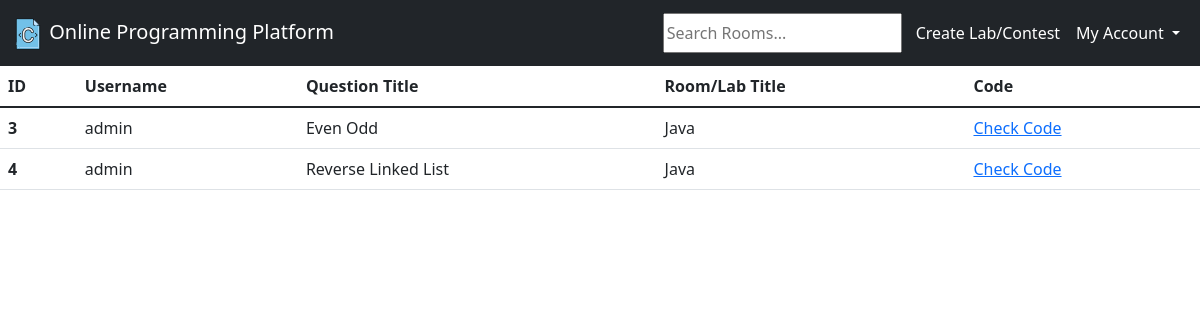
Page /room_responses/4 (signed in) on the earlier database version.
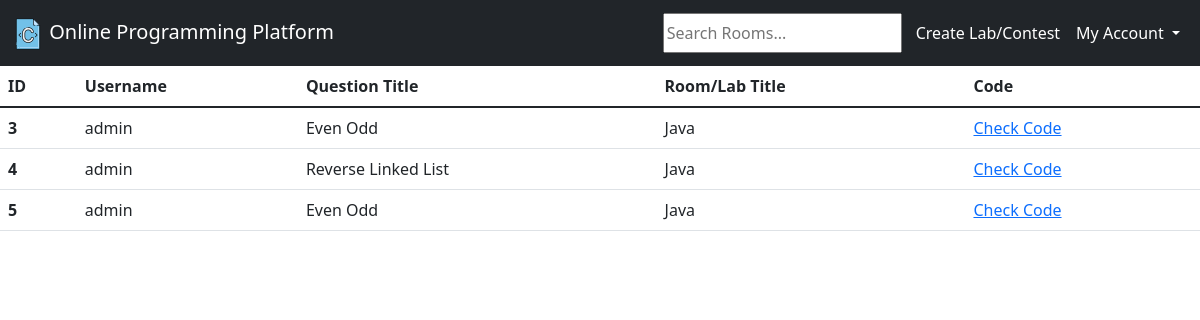
Same page on the later database version.
### base/models.py (models this page shows, shortened)
class Solution(models.Model):
    code = models.TextField()
    user = models.ForeignKey(User, on_delete=models.SET_NULL, null=True)
    question = models.ForeignKey(Question, on_delete=models.CASCADE)
    room = models.ForeignKey(Room, on_delete=models.CASCADE)
    updated = models.DateTimeField(auto_now=True)
    created = models.DateTimeField(auto_now_add=True)

class Question(models.Model):
    question_title = models.CharField(max_length=50)
    question_full = models.TextField()
    sample_test_case = models.TextField()
    updated = models.DateTimeField(auto_now=True)
    created = models.DateTimeField(auto_now_add=True)
    room = models.ForeignKey(Room, on_delete=models.CASCADE)
    def __str__(self):
        return self.question_title

class Room(models.Model):
    host = models.ForeignKey(User, on_delete=models.SET_NULL, null=True)
    name = models.CharField(max_length=200)
    description = models.TextField(null=True, blank=True)
    updated = models.DateTimeField(auto_now=True)
    created = models.DateTimeField(auto_now_add=True)
    class Meta:
        ordering = ['-updated', '-created']
    def __str__(self):
        return self.name

### base/views.py (the view)
# urls.py: path('room_responses/<str:pk>', views.roomResponses, name="roomResponses"),
@login_required(login_url='login')
def roomResponses(request, pk):
    room = Room.objects.get(id=pk)
    if request.user != room.host:
        return HttpResponse("You can't do this ...")
    solutions = Solution.objects.filter(room=room)
    context = {'solutions': solutions, 'room': room}
    return render(request, "responses.html", context)

### templates/responses.html
{% extends 'main.html' %}
{% block content %}
<table class="table table-hover">
    <thead>
    <tr>
        <th scope="col">ID</th>
        <th scope="col">Username</th>
        <th scope="col">Question Title</th>
        <th scope="col">Room/Lab Title</th>
        <th scope="col">Code</th>
    </tr>
    </thead>
    <tbody>
    {% for sol in solutions %}
    <tr>
        <th scope="row">{{sol.id}}</th>
        <td>{{sol.user}}</td>
        <td>{{sol.question}}</td>
        <td>{{sol.room}}</td>
        <td><a href="//{{request.get_host}}/view_response/{{room.id}}/{{sol.question.id}}/{{sol.id}}"> Check Code </a></td>
    </tr>
    {% endfor %}
    </tbody>
</table>
{% endblock %}

Differences in the rows shown:
added Solution: id "5", user "admin", question "Even Odd", room "Java"
